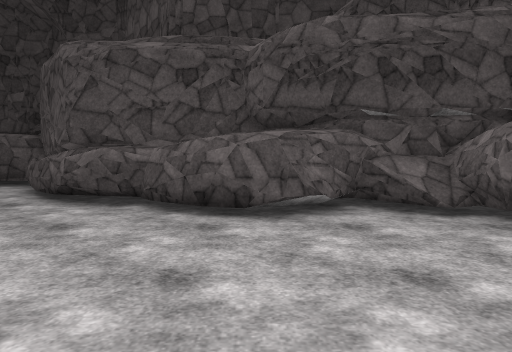
[1] (above)

16 first-person views from a walk through a 3-D level made in the Unity game engine. The camera is 1.3 m above the floor, tilts 4° down and sees 70° across. The floor is counted in squares, 1 m on a side. Each view is taken from the middle of a square. On the plan, view 1 faces up. The plan holds only what a view shows up to about 15 squares ahead; the rest is blank. The place goes on beyond the plan. The player is left out. Some animated figures are not drawn. Door leaves are left out, so doorways stand open. Surface patterns are stand-ins for the level's own textures.

[2]
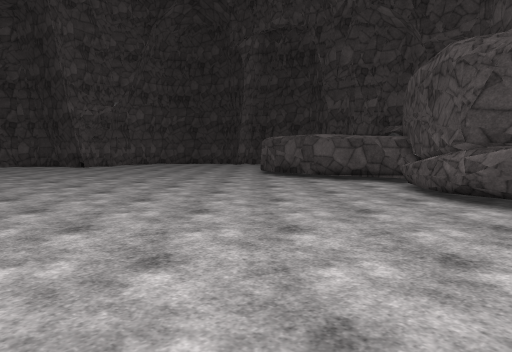

[3]
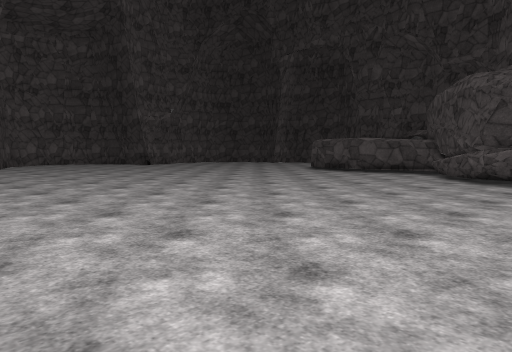

[4]
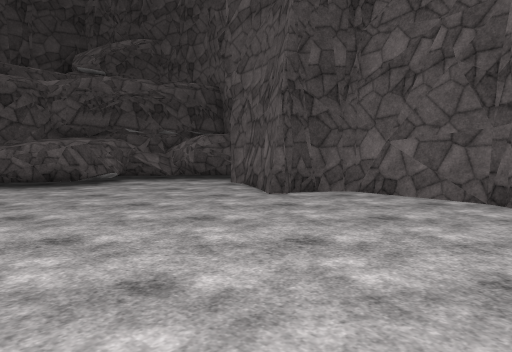

[5]
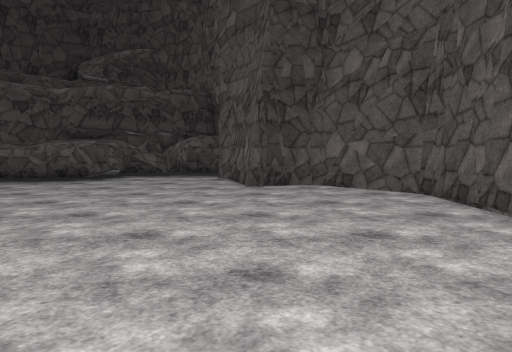

[6]
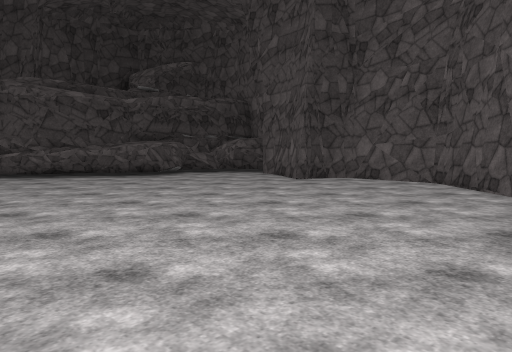

[7]
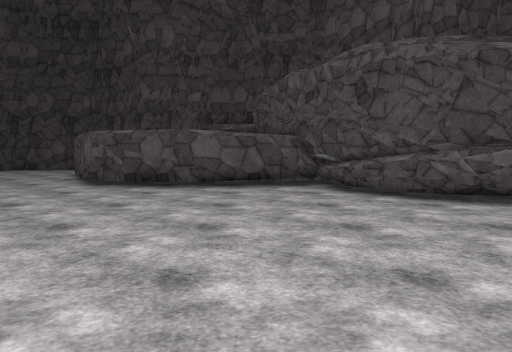

[8]
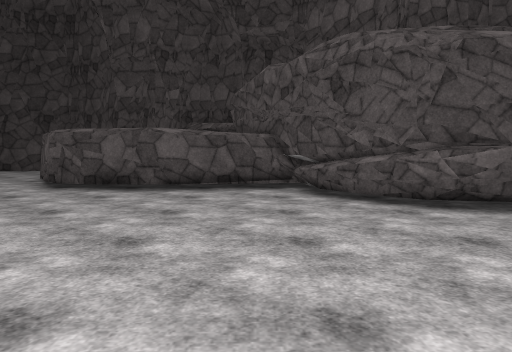

[9]
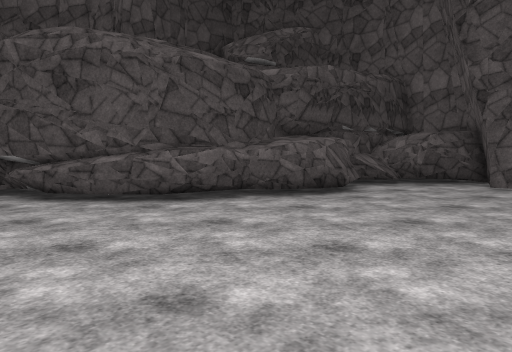

[10]
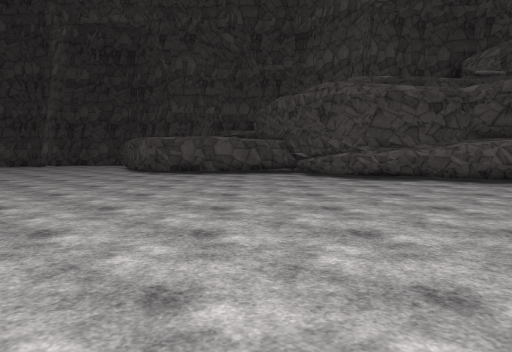

[11]
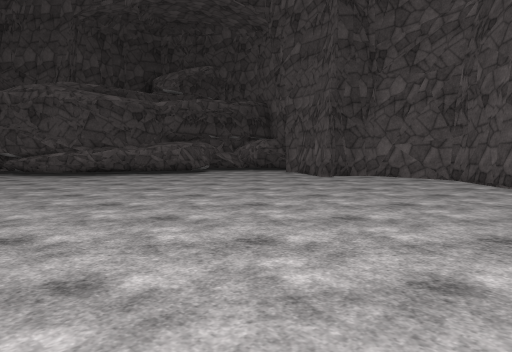

[12]
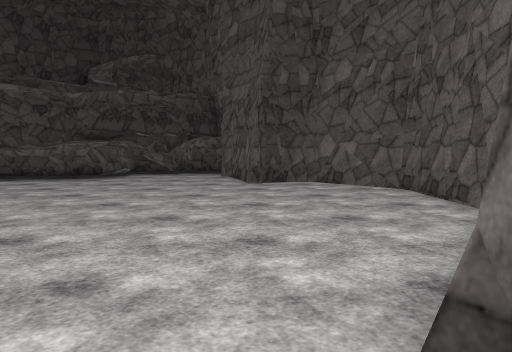

[13]
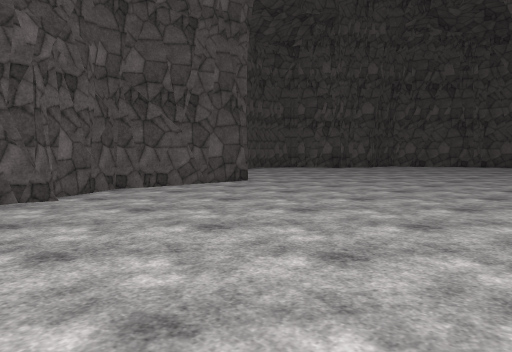

[14]
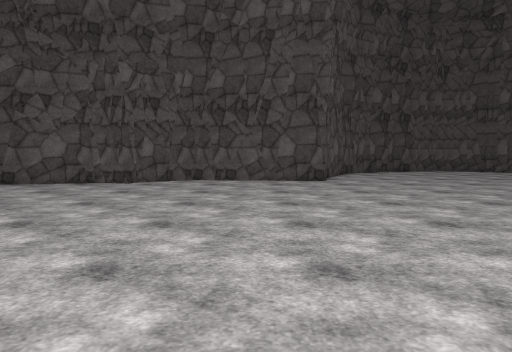

[15]
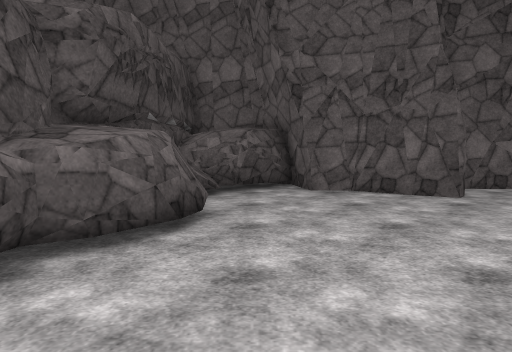

[16]
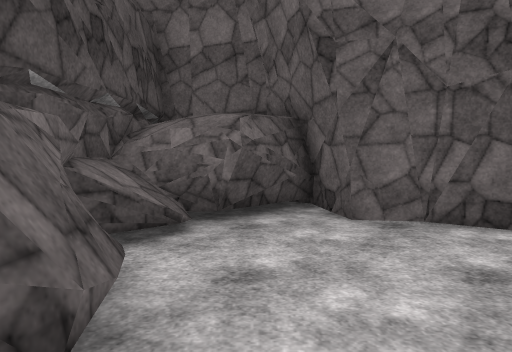

### Floor plan
Key: @ floor where view 1 was taken; # wall or solid block; . main floor; : floor 0.25 m higher than the main floor; = window, fence, low wall or low ledge; ^ raised ledge; T thing the floor can be seen under or through.
Columns run from 17 left of view 1 to 8 right of it. Each row starts with its distance up from view 1.
 15 #::::::::::
 14 .##:: ####=
 13 ..######.##:
 12 .........=##
 11 ..........=#::
 10 ...........##T:::  ::
  9  ...........T^^^#  #######
  8 ...............^#######
  7 ................##=..##
  6 ......................##
  5 .......................#
  4 ......................##
  3 ......................#
  2 .....................##
  1  ....................#
  0   ...............@...##
 -1  .....................#
 -2 ......................#
 -3 ......................#
 -4 ......................#
 -5 ......................#
 -6 .....................##
 -7 ....................##
 -8 ...................##
 -9 ............######
-10 ...........###
-11      #######

Positions as (right, up) in squares from view 1, and headings:
1: (0, 0), facing up
2: (-2, -1), facing up-left
3: (-1, -7), facing up-left
4: (-5, -7), facing up-right
5: (-6, -9), facing up-right
6: (-10, -10), facing up-right
7: (-10, 0), facing up
8: (-9, 1), facing up
9: (-10, 1), facing up-right
10: (-10, -7), facing up
11: (-12, -10), facing up-right
12: (-7, -10), facing up-right
13: (-2, 1), facing down-left
14: (-10, 5), facing down
15: (-7, 6), facing right
16: (-2, 6), facing right
